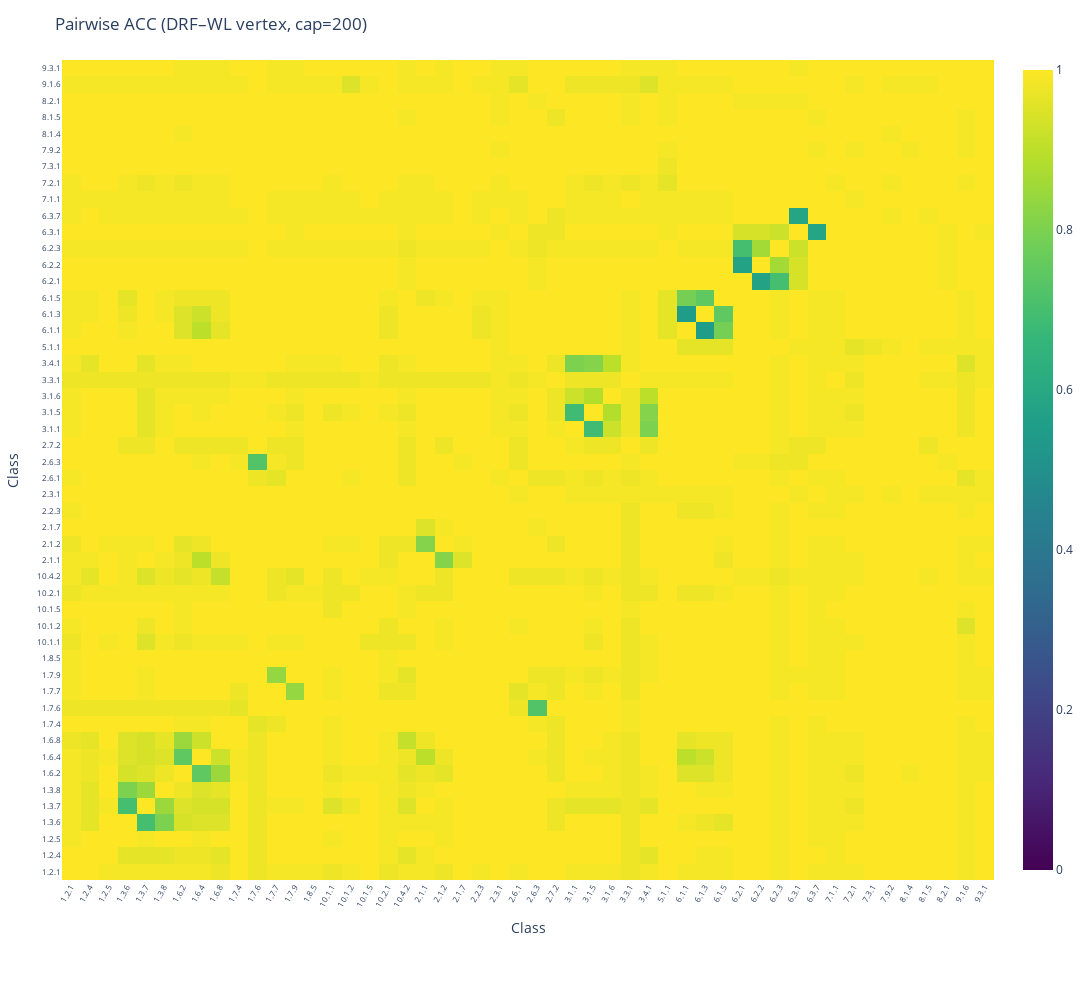

The cell this chart's notebook holds for it:
### Code cell
all_classes = sorted(agg_drf_edge["have_classes"])  # 50 Klassen
pair_df = compute_pairwise_accuracy_matrix(
    agg_drf_edge["features"],
    agg_drf_edge["y_raw"],
    class_order=all_classes,
    n_per_class=200,
    approach="linear",
)

fig_pair_heat = plot_pairwise_accuracy_heatmap(
    pair_df,
    title="Pairwise ACC (DRF–WL vertex, cap=200)",
    class_order=all_classes,
    show_all_ticks=True,
    height=1000,
    width=1600,
    tick_font_size=8,
    tick_angle=-60,
)
fig_pair_heat.show()
